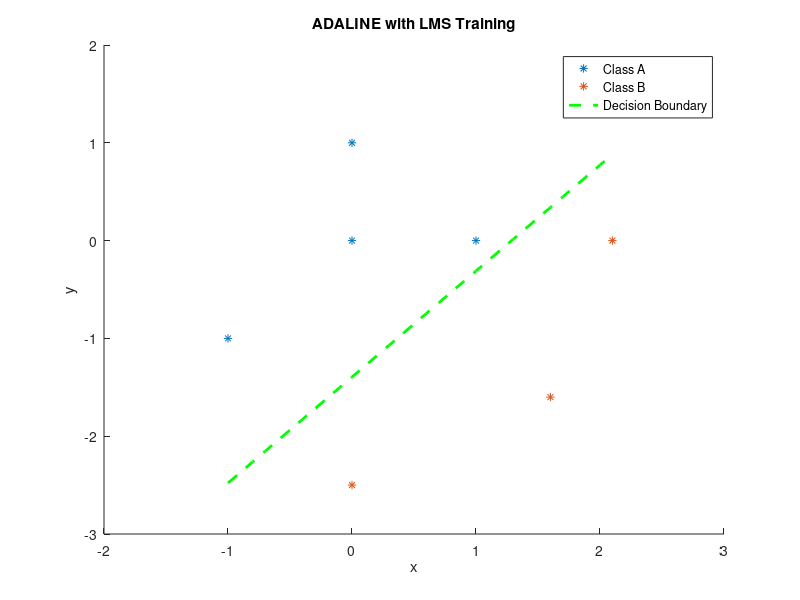

This figure's MATLAB source:
% ADALINE with LMS Training Algorithm

% Input patterns for class A
patterns_A = [0 0; 0 1; 1 0; -1 -1];

% Input patterns for class B
patterns_B = [2.1 0; 0 -2.5; 1.6 -1.6];

% Combine input patterns
patterns = [patterns_A; patterns_B];

% Target outputs (class A = 1, class B = -1)
targets = [ones(size(patterns_A, 1), 1); -ones(size(patterns_B, 1), 1)];
disp(targets);

% Add bias term to patterns
%patterns = [patterns, ones(size(patterns, 1), 1)];

% Initial weights and biases
weights = 0.5 * ones(2, 1);
bias = 0.5;
disp(weights);

% Learning rate
learning_rate = 0.01;

% Maximum number of iterations
max_iterations = 10000;

% LMS training algorithm
for iteration = 1:max_iterations
    % Calculate predicted output
    output = patterns * weights + bias;
    
    % Calculate error
    error = targets - output;
    disp(error);
    
    % Update weights and bias
    weights = weights + 2*learning_rate * (patterns' * error);
    bias = bias + 2*learning_rate * sum(error);
    
    % Check for convergence (stop if the error is small)
    if max(abs(error)) < 1e-6
        break;
    end
end

% Display final weights and bias
fprintf('Final Weights: %s\n', mat2str(weights));
fprintf('Final Bias: %f\n', bias);

% Plot decision boundary
figure;
scatter(patterns_A(:, 1), patterns_A(:, 2), 'bo', 'Marker', '*');
hold on;
scatter(patterns_B(:, 1), patterns_B(:, 2), 'rx', 'Marker', '*');
xlabel('x');
ylabel('y');
title('ADALINE with LMS Training');
legend('Class A', 'Class B');

% Plot decision boundary
x_decision = min(patterns(:, 1)):0.1:max(patterns(:, 1));
y_decision = (-weights(1) * x_decision - bias) / weights(2);
plot(x_decision, y_decision, 'g--', 'LineWidth', 2);
axis([-2 3 -3 2]);
legend('Class A', 'Class B', 'Decision Boundary');
hold off;


